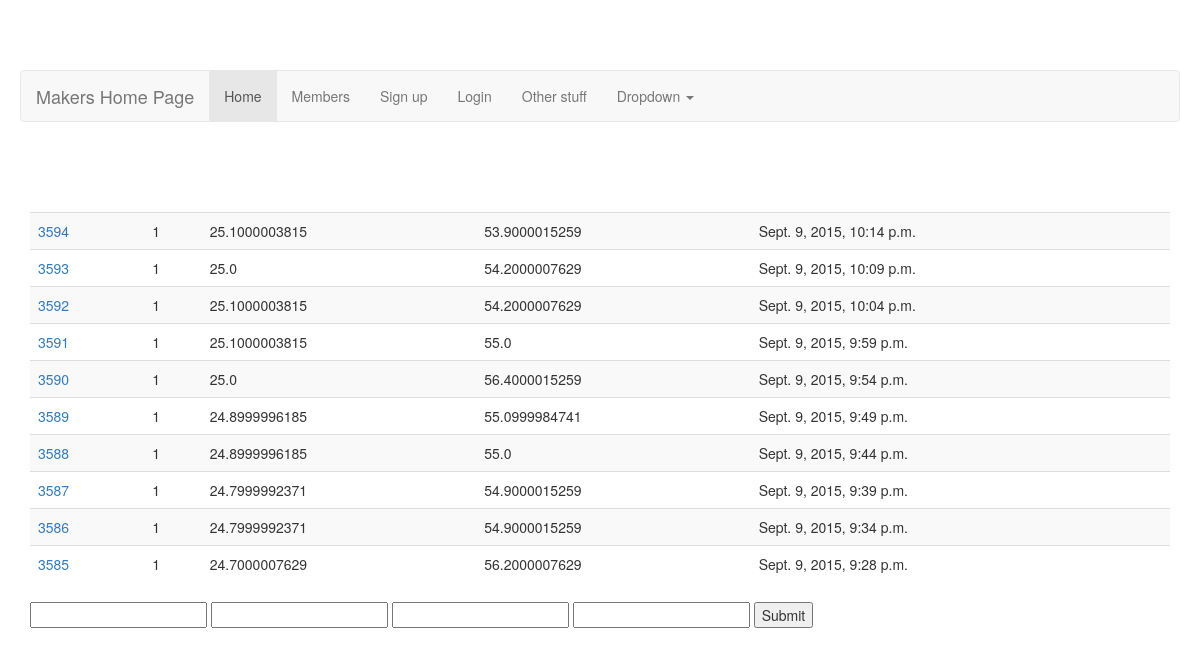
Before: /tempHumidity/ with the older database file.
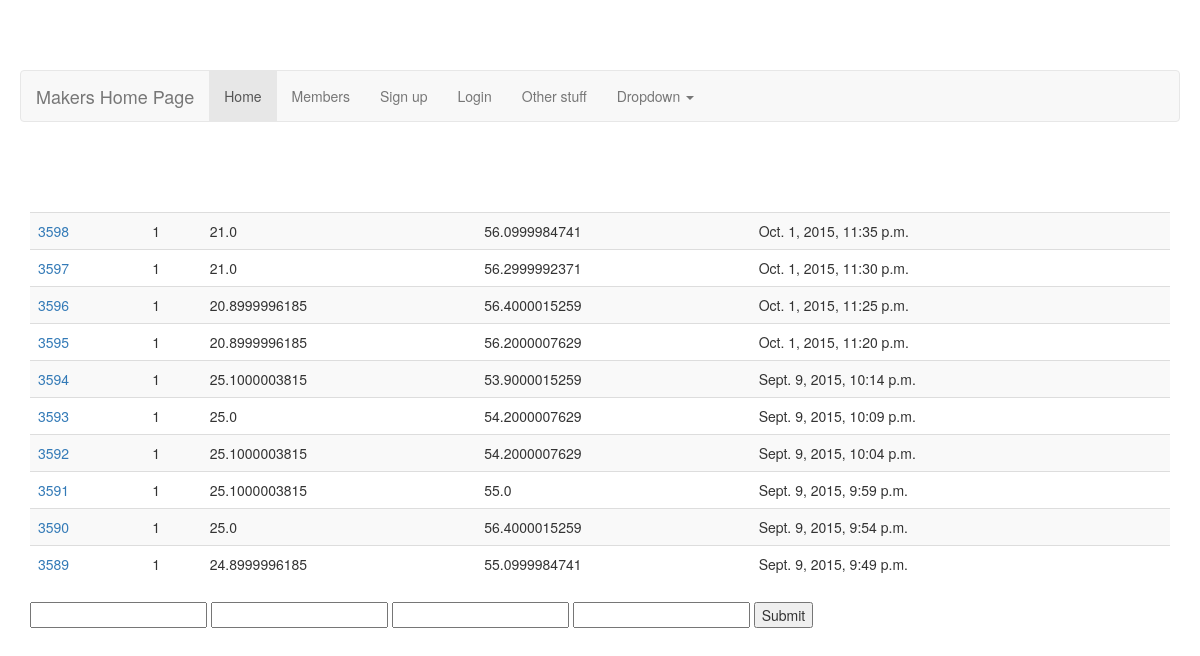
After: the same page with the newer database file.
### tempHumidity/models.py (models this page shows, shortened)
class tempHumidity(models.Model):
	pi_num = models.IntegerField()
	temperature = models.FloatField()
	humidity = models.FloatField()
	date_rec = models.DateTimeField('date published')

### tempHumidity/views.py (the view)
class IndexView(generic.ListView):
    template_name = 'tempHumidity/index.html'
    context_object_name = 'Latest_Temps_List'
    def get_queryset(self):
        return tempHumidity.objects.filter(
        date_rec__lte=timezone.now()
        ).order_by('-date_rec')[:10]

### tempHumidity/templates/tempHumidity/index.html (shortened to what this page needs)
{% extends 'MakersSite/title.html' %}
  {% block body_block %}
{% if Latest_Temps_List %}
<div class="container">
<table class = "table table-striped">
    {% for temp in Latest_Temps_List %}
        <tr><td><a href="/tempHumidity/tempHumidity:detail' tempHumidity.id %}">{{ temp.id }}</a></td>
		<td>{{temp.pi_num}}</td>
		<td>{{temp.temperature}}</td>
		<td>{{temp.humidity}}</td>
		<td>{{temp.date_rec}}</td></tr>
    {% endfor %}
</table>
</div>
{% else %}
    <p>no temps seen</p>
{% endif %}
<div class="container">
    <form action="{% url 'tempHumidity:submit' %}" method="post">
      <input type= "text" name="pi_num" id="pi_num"/>
      <input type= "text" name="temperature" id="temperature"/>
      <input type= "text" name="humidity" id="humidity"/>
      <input type= "text" name="date_rec" id="date_rec"/>
      <input type="submit" value="Submit">
      </form>
</div>
{% endblock %}

Changed rows visible on the page:
no longer on this page (row unchanged): tempHumidity: id "3588", pi_num "1", temperature "24.8999996185", humidity "55.0", date_rec "Sept. 9, 2015, 9:44 p.m."
no longer on this page (row unchanged): tempHumidity: id "3587", pi_num "1", temperature "24.7999992371", humidity "54.9000015259", date_rec "Sept. 9, 2015, 9:39 p.m."
no longer on this page (row unchanged): tempHumidity: id "3586", pi_num "1", temperature "24.7999992371", humidity "54.9000015259", date_rec "Sept. 9, 2015, 9:34 p.m."
no longer on this page (row unchanged): tempHumidity: id "3585", pi_num "1", temperature "24.7000007629", humidity "56.2000007629", date_rec "Sept. 9, 2015, 9:28 p.m."
added tempHumidity: id "3598", pi_num "1", temperature "21.0", humidity "56.0999984741", date_rec "Oct. 1, 2015, 11:35 p.m."
added tempHumidity: id "3597", pi_num "1", temperature "21.0", humidity "56.2999992371", date_rec "Oct. 1, 2015, 11:30 p.m."
added tempHumidity: id "3596", pi_num "1", temperature "20.8999996185", humidity "56.4000015259", date_rec "Oct. 1, 2015, 11:25 p.m."
added tempHumidity: id "3595", pi_num "1", temperature "20.8999996185", humidity "56.2000007629", date_rec "Oct. 1, 2015, 11:20 p.m."
